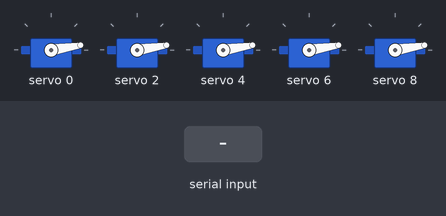
The sketch below on a simulated Arduino Uno, built with avr-gcc and run on an emulated ATmega328P. Parts: 5 × servo. The test bench sets the inputs (shaded band).

Above: at 1.4 s.
1.5 s: "90,45,200,10,150\n" received over Serial
At 2.7 s:
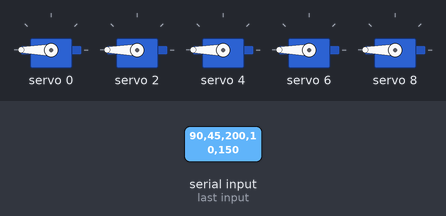
Timing chart, 0 to 4.5 s (numbered marks = the images above; inputs shaded):
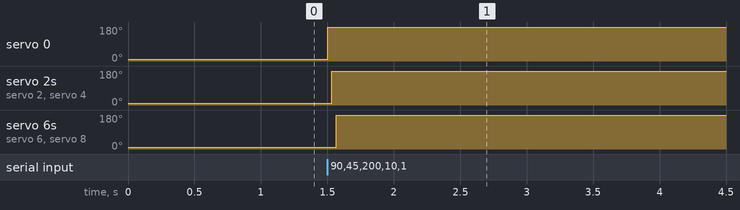

Measured:
- after the input at 1.5 s, servo 0, servo 2, servo 4: 9° → 180° at once; servo 6, servo 8: 9° → 180° after 0.07 s

The sketch:

sketch_aug25b.ino
```cpp
#include <Wire.h>
#include <Adafruit_PWMServoDriver.h>

Adafruit_PWMServoDriver pca = Adafruit_PWMServoDriver(0x40);

// Calibración de pulsos
#define SERVOMIN  130 // Abierto (~0°)
#define SERVOMAX  550 // Cerrado (~180°)

// Asignación de canales en la placa PCA9685
const int CANAL_PULGAR  = 0;
const int CANAL_INDICE  = 2;
const int CANAL_MEDIO   = 4;
const int CANAL_ANULAR  = 6;
const int CANAL_MENIQUE = 8;

const int canales[5] = {CANAL_PULGAR, CANAL_INDICE, CANAL_MEDIO, CANAL_ANULAR, CANAL_MENIQUE};
int estadoAnterior[5] = {-1, -1, -1, -1, -1};

char buffer[32];
int bufferIndex = 0;

void setup() {
  Serial.begin(115200);
  pca.begin();
  pca.setPWMFreq(50); // Frecuencia a 50Hz

  // Posición inicial: todos abiertos con pequeña pausa para evitar picos de corriente
  for (int i = 0; i < 5; i++) {
    pca.setPWM(canales[i], 0, SERVOMIN);
    estadoAnterior[i] = 1;
    delay(40);
  }
}

void loop() {
  while (Serial.available() > 0) {
    char c = Serial.read();

    if (c == '\n') {
      buffer[bufferIndex] = '\0';
      bufferIndex = 0;

      int nuevoEstado[5];
      // Lee los 5 valores [Pulgar, Indice, Medio, Anular, Menique] desde Python
      if (sscanf(buffer, "%d,%d,%d,%d,%d", &nuevoEstado[0], &nuevoEstado[1], &nuevoEstado[2], &nuevoEstado[3], &nuevoEstado[4]) == 5) {
        for (int i = 0; i < 5; i++) {
          if (nuevoEstado[i] != estadoAnterior[i]) {
            int pulso = (nuevoEstado[i] == 1) ? SERVOMIN : SERVOMAX;
            pca.setPWM(canales[i], 0, pulso);
            estadoAnterior[i] = nuevoEstado[i];
            delay(15); // Escalonamiento para proteger la fuente
          }
        }
      }
    } else if (bufferIndex < 31 && c != '\r') {
      buffer[bufferIndex++] = c;
    }
  }
}
```
